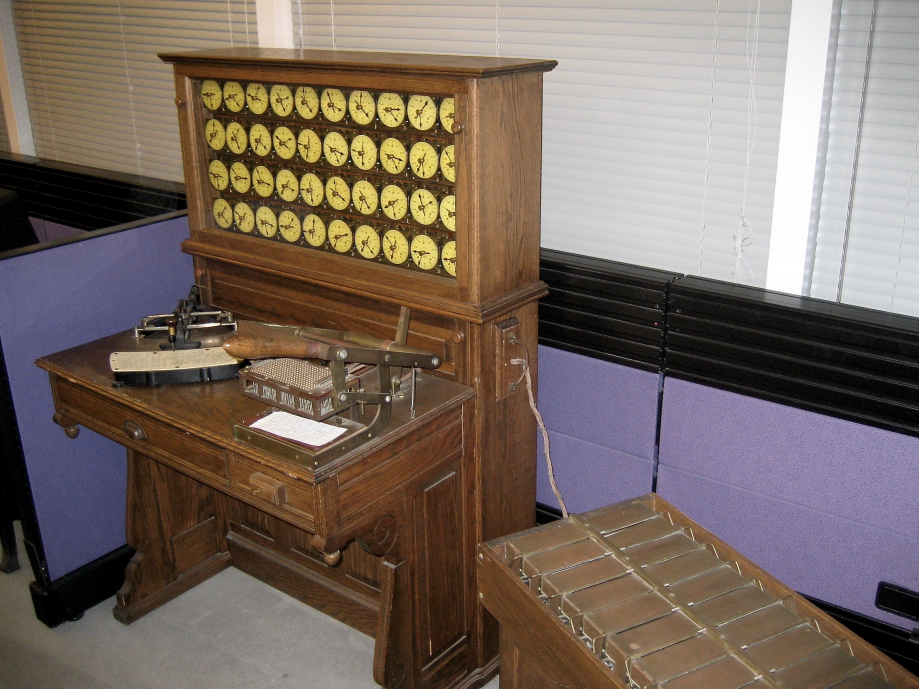
#> input picture python_tutorial_ch10/assets/ch10/web/hollerith_tabulating_machine.jpg, 2755 x 2066 px (shown at 1/3 size)
$ python generate_ch10_visuals.py
#> lines starting #> are read from the running program, lines starting #| are printed output that depends on the picture
from __future__ import annotations

from pathlib import Path
from PIL import Image, ImageDraw, ImageOps

ROOT = Path(__file__).resolve().parents[1]
ASSET_DIR = ROOT / "assets" / "ch10"
WEB_DIR = ASSET_DIR / "web"

W, H = 1800, 1120
BG = "#F7F8FB"
LINE = "#D8E0EC"
BLUE = "#2F6BFF"
GREEN = "#24A06B"
ORANGE = "#F28C28"
PURPLE = "#7A5AF8"
RED = "#E84C61"
CYAN = "#18A9B5"
YELLOW = "#E6A600"
INK = "#162033"

VISUALS = [
    "ch10_cover.png",
    "ch10_roadmap.png",
    "ch10_core_metaphor.png",
    "ch10_pitfall_map.png",
    "ch10_project_dashboard.png",
]


def canvas():
    im = Image.new("RGB", (W, H), BG)
    return im, ImageDraw.Draw(im)


def save(im: Image.Image, name: str):
    ASSET_DIR.mkdir(parents=True, exist_ok=True)
    im.save(ASSET_DIR / name, optimize=True, quality=95)


def photo_plate(output_name: str, image_name: str):
    im = Image.new("RGB", (1800, 1180), BG)
    d = ImageDraw.Draw(im)
    shadow(d, (110, 90, 1690, 1050), radius=34)
    rounded(d, (110, 90, 1690, 1050), fill="#FFFFFF", radius=34)
    frame = (160, 140, 1640, 930)
    d.rounded_rectangle(frame, radius=26, fill="#F2F4F8", outline=LINE, width=2)

    src = WEB_DIR / image_name
    if src.exists():
        raw = Image.open(src)
        raw = ImageOps.exif_transpose(raw).convert("RGB")
        resampling = getattr(Image, "Resampling", Image).LANCZOS
        shown = ImageOps.contain(raw, (frame[2] - frame[0] - 30, frame[3] - frame[1] - 30), method=resampling)
        x = frame[0] + (frame[2] - frame[0] - shown.width) // 2
        y = frame[1] + (frame[3] - frame[1] - shown.height) // 2
        im.paste(shown, (x, y))
    else:
        d.line((760, 470, 1040, 650), fill=RED, width=12)
        d.line((1040, 470, 760, 650), fill=RED, width=12)

    save(im, output_name)


def context_gallery(output_name: str, image_names: list[str]):
    im = Image.new("RGB", (1800, 1180), BG)
    d = ImageDraw.Draw(im)
    shadow(d, (90, 85, 1710, 1065), radius=38)
    rounded(d, (90, 85, 1710, 1065), fill="#FFFFFF", radius=38)

    cells = []
    for row, y in enumerate([150, 665]):
        for col, x in enumerate([145, 535, 925, 1315]):
            cells.append((x, y, x + 340, y + 340))
    d.line((315, 580, 1485, 580), fill="#A8B4C7", width=6)
    for x in [315, 705, 1095, 1485]:
        d.line((x, 490, x, 665), fill="#A8B4C7", width=6)

    resampling = getattr(Image, "Resampling", Image).LANCZOS
    for i, (cell, image_name) in enumerate(zip(cells, image_names), start=1):
        x1, y1, x2, y2 = cell
        d.rounded_rectangle(cell, radius=26, fill="#F2F4F8", outline=LINE, width=2)
        src = WEB_DIR / image_name
        if src.exists():
            raw = Image.open(src)
            raw = ImageOps.exif_transpose(raw).convert("RGB")
            shown = ImageOps.contain(raw, (x2 - x1 - 24, y2 - y1 - 24), method=resampling)
            px = x1 + (x2 - x1 - shown.width) // 2
            py = y1 + (y2 - y1 - shown.height) // 2
            im.paste(shown, (px, py))
        badge_color = COLORS[(i - 1) % len(COLORS)]
        d.ellipse((x1 + 20, y1 + 20, x1 + 78, y1 + 78), fill=badge_color)
        d.text((x1 + 39, y1 + 39), str(i), fill="#FFFFFF", anchor="mm")

    save(im, output_name)


def rounded(d: ImageDraw.ImageDraw, xy, fill="#FFFFFF", outline=LINE, radius=30, width=2):
    d.rounded_rectangle(xy, radius=radius, fill=fill, outline=outline, width=width)


def shadow(d: ImageDraw.ImageDraw, xy, radius=30):
    x1, y1, x2, y2 = xy
    d.rounded_rectangle((x1 + 10, y1 + 12, x2 + 10, y2 + 12), radius=radius, fill="#DCE2EC")


def arrow(d: ImageDraw.ImageDraw, start, end, color="#98A5B8", width=5):
    x1, y1 = start
    x2, y2 = end
    d.line((x1, y1, x2, y2), fill=color, width=width)
    sign = 1 if x2 >= x1 else -1
    d.polygon([(x2, y2), (x2 - sign * 22, y2 - 12), (x2 - sign * 22, y2 + 12)], fill=color)


def icon_terminal(d, x, y, color=GREEN):
    d.rounded_rectangle((x - 70, y - 48, x + 70, y + 48), radius=16, outline=color, width=8)
    d.line((x - 38, y - 13, x - 14, y, x - 38, y + 13), fill=color, width=7)
    d.line((x + 5, y + 20, x + 42, y + 20), fill=color, width=7)


def icon_file(d, x, y, color=BLUE):
    d.line((x - 48, y - 62, x + 18, y - 62, x + 55, y - 25, x + 55, y + 62, x - 48, y + 62, x - 48, y - 62), fill=color, width=7)
    d.line((x + 18, y - 62, x + 18, y - 25, x + 55, y - 25), fill=color, width=7)
    for yy in (y - 12, y + 16, y + 42):
        d.line((x - 25, yy, x + 32, yy), fill=color, width=5)


def icon_card(d, x, y, color=YELLOW):
    d.rounded_rectangle((x - 72, y - 50, x + 72, y + 50), radius=18, outline=color, width=8)
    for yy in (y - 20, y + 8, y + 34):
        d.line((x - 42, yy, x + 44, yy), fill=color, width=5)


def icon_chart(d, x, y, color=BLUE):
    for i, h in enumerate([48, 82, 62, 112]):
        x0 = x - 70 + i * 44
        d.rounded_rectangle((x0, y + 60 - h, x0 + 28, y + 60), radius=10, fill=color)
    d.line((x - 90, y + 62, x + 95, y + 62), fill="#64748B", width=5)


def icon_window(d, x, y, color=CYAN):
    d.rounded_rectangle((x - 82, y - 58, x + 82, y + 58), radius=16, outline=color, width=8)
    d.line((x - 82, y - 22, x + 82, y - 22), fill=color, width=8)
    d.ellipse((x - 60, y - 45, x - 45, y - 30), fill=color)
    d.ellipse((x - 35, y - 45, x - 20, y - 30), fill=color)


def icon_image(d, x, y, color=PURPLE):
    d.rounded_rectangle((x - 76, y - 56, x + 76, y + 56), radius=15, outline=color, width=8)
    d.ellipse((x - 45, y - 30, x - 18, y - 3), outline=color, width=6)
    d.line((x - 60, y + 35, x - 18, y - 8, x + 12, y + 22, x + 44, y - 18, x + 65, y + 35), fill=color, width=7)


def icon_package(d, x, y, color=PURPLE):
    d.polygon([(x, y - 66), (x + 62, y - 30), (x + 62, y + 42), (x, y + 78), (x - 62, y + 42), (x - 62, y - 30)], outline=color)
    d.line((x - 62, y - 30, x, y + 6, x + 62, y - 30), fill=color, width=7)
    d.line((x, y + 6, x, y + 78), fill=color, width=7)


def icon_warning(d, x, y, color=RED):
    d.polygon([(x, y - 68), (x + 70, y + 54), (x - 70, y + 54)], outline=color)
    d.line((x, y - 28, x, y + 18), fill=color, width=8)
    d.ellipse((x - 7, y + 30, x + 7, y + 44), fill=color)


def node(d, x, y, icon, color, r=98):
    d.ellipse((x - r, y - r, x + r, y + r), fill="#FFFFFF", outline=color, width=6)
    icon(d, x, y, color)


ICONS = [icon_window, icon_terminal, icon_file, icon_card, icon_chart, icon_image, icon_package, icon_warning]
COLORS = [BLUE, GREEN, ORANGE, PURPLE, CYAN, YELLOW, RED]


def visual(name: str, index: int):
    im, d = canvas()
    pattern = index % 6
    if pattern == 0:
        shadow(d, (150, 120, 1650, 980))
        rounded(d, (150, 120, 1650, 980))
        for x, icon, color in zip([360, 650, 940, 1230, 1520], ICONS, COLORS):
            node(d, x, 560, icon, color, 88)
        for x1, x2 in zip([448, 738, 1028, 1318], [562, 852, 1142, 1432]):
            arrow(d, (x1, 560), (x2, 560), width=4)
    elif pattern == 1:
        shadow(d, (210, 160, 1590, 930))
        rounded(d, (210, 160, 1590, 930))
        for i in range(5):
            x = 360 + i * 270
            y = 360 if i % 2 == 0 else 720
            node(d, x, y, ICONS[(index + i) % len(ICONS)], COLORS[i % len(COLORS)], 82)
            if i:
                arrow(d, (360 + (i - 1) * 270, 360 if (i - 1) % 2 == 0 else 720), (x, y), width=4)
    elif pattern == 2:
        for i, y in enumerate([250, 405, 560, 715, 870]):
            d.rounded_rectangle((330, y, 1470, y + 54), radius=27, fill="#E9EEF6")
            d.rounded_rectangle((330, y, 330 + 180 + i * 170, y + 54), radius=27, fill=COLORS[i % len(COLORS)])
            d.ellipse((240, y - 12, 320, y + 68), fill="#FFFFFF", outline=COLORS[i % len(COLORS)], width=6)
    elif pattern == 3:
        for i, (x, y) in enumerate([(370, 330), (900, 330), (1430, 330), (370, 760), (900, 760), (1430, 760)]):
            shadow(d, (x - 150, y - 100, x + 150, y + 100), radius=24)
            rounded(d, (x - 150, y - 100, x + 150, y + 100), radius=24)
            ICONS[(index + i) % len(ICONS)](d, x, y, COLORS[i % len(COLORS)])
    elif pattern == 4:
        center = (900, 560)
        node(d, center[0], center[1], ICONS[index % len(ICONS)], BLUE, 125)
        for i, (x, y) in enumerate([(300, 260), (1500, 260), (300, 860), (1500, 860), (900, 180), (900, 940)]):
            arrow(d, center, (x, y), width=4)
            node(d, x, y, ICONS[(index + i + 1) % len(ICONS)], COLORS[i % len(COLORS)], 78)
    else:
        shadow(d, (240, 150, 1560, 940))
        rounded(d, (240, 150, 1560, 940))
        rounded(d, (320, 240, 680, 840), fill="#F1F5F9")
        rounded(d, (740, 240, 1480, 840), fill="#111827", outline="#111827")
        for i, color in enumerate(COLORS[:5]):
            d.rounded_rectangle((800, 330 + i * 82, 1390, 355 + i * 82), radius=13, fill=color)
        for i in range(6):
            d.rounded_rectangle((380, 310 + i * 72, 610, 332 + i * 72), radius=11, fill="#CBD5E1")
    save(im, name)


def main():
    for i, name in enumerate(VISUALS):
        visual(name, i)
#> this loop made 5 passes
#> pass 1, in save, `im.save(ASSET_DIR / name, optimize=True, quality=95)`:
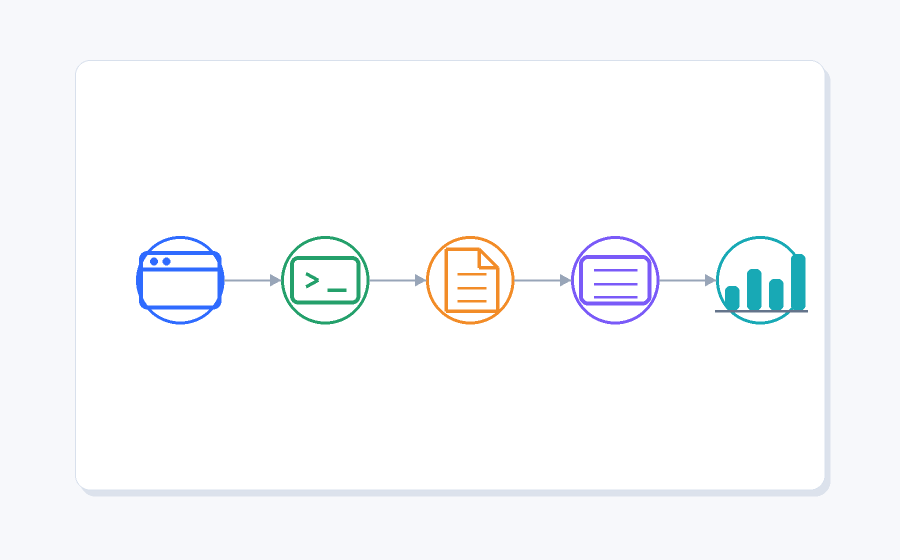
#> saved as ch10_cover.png: PIL image 1800x1120 RGB (shown at 1/2 size); mean R, G, B 248, 249.4, 251.4
    photo_plate("ch10_hollerith_tabulator_story.png", "hollerith_tabulating_machine.jpg")
#> in photo_plate, raw is the input picture: PIL image 2755x2066 RGB; mean R, G, B 120.9, 106.3, 97.4
#> in photo_plate, `shown = ImageOps.contain(raw, (frame[2] - frame[0] - 30, frame[3] - fr..`:
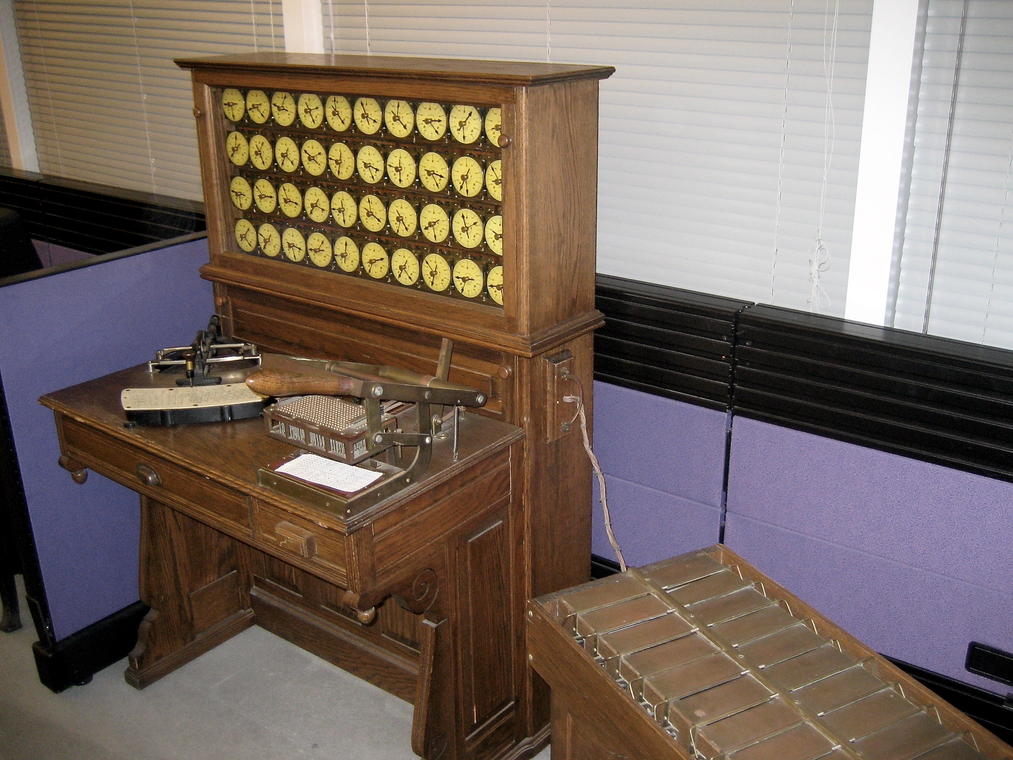
#> shown: PIL image 1013x760 RGB; mean R, G, B 120.9, 106.3, 97.4
#> in photo_plate, `im.paste(shown, (x, y))`:
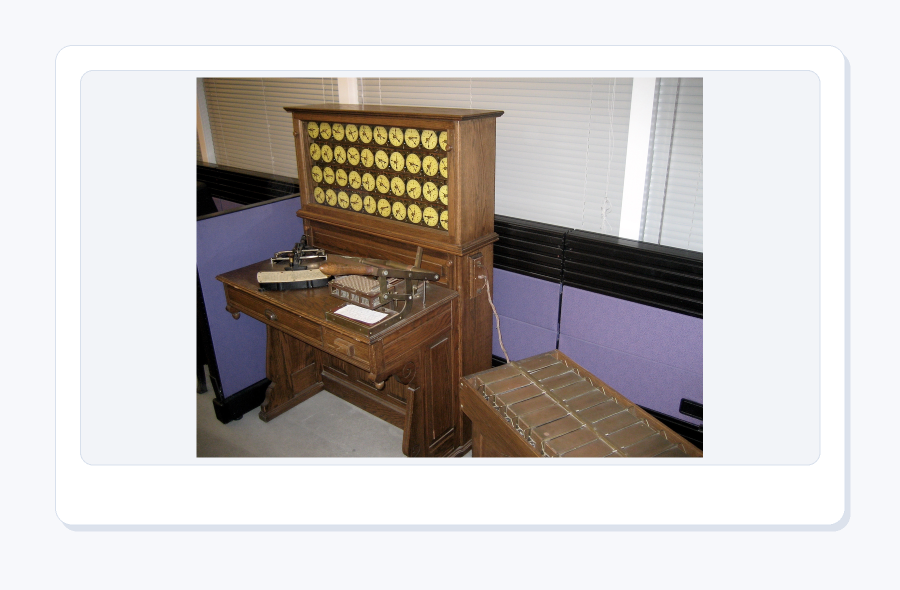
#> im: PIL image 1800x1180 RGB (shown at 1/2 size); mean R, G, B 201, 196.5, 195.1
    photo_plate("ch10_typewriter_office_story.png", "secretary_typewriter_1912.jpg")
#> in save (call 7), `im.save(ASSET_DIR / name, optimize=True, quality=95)`:
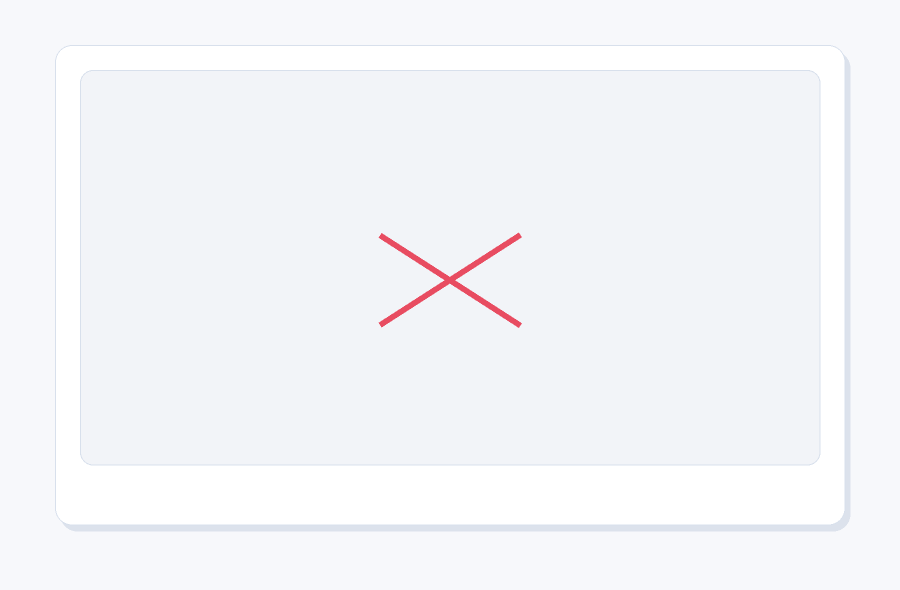
#> saved as ch10_typewriter_office_story.png: PIL image 1800x1180 RGB (shown at 1/2 size); mean R, G, B 244.9, 245.8, 249.1
    photo_plate("ch10_margaret_hamilton_quality_story.png", "margaret_hamilton_apollo_code.jpg")
    photo_plate("ch10_bletchley_teamwork_story.png", "bletchley_park_mansion.jpg")
    photo_plate("ch10_xerox_alto_office_story.png", "xerox_alto_computer.jpg")
    photo_plate("ch10_visicalc_spreadsheet_story.png", "visicalc_screenshot.png")
    photo_plate("ch10_ebbinghaus_memory_story.png", "ebbinghaus_forgetting_curve.jpg")
    context_gallery(
        "ch10_office_history_gallery.png",
        [
            "hollerith_tabulating_machine.jpg",
            "secretary_typewriter_1912.jpg",
            "margaret_hamilton_apollo_code.jpg",
            "bletchley_park_mansion.jpg",
            "xerox_alto_computer.jpg",
            "visicalc_screenshot.png",
            "ebbinghaus_forgetting_curve.jpg",
        ],
    )
#> in context_gallery, `shown = ImageOps.contain(raw, (x2 - x1 - 24, y2 - y1 - 24), method=res..`:
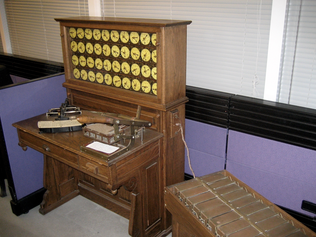
#> shown: PIL image 316x237 RGB; mean R, G, B 120.9, 106.3, 97.4
#> in context_gallery, `im.paste(shown, (px, py))`:
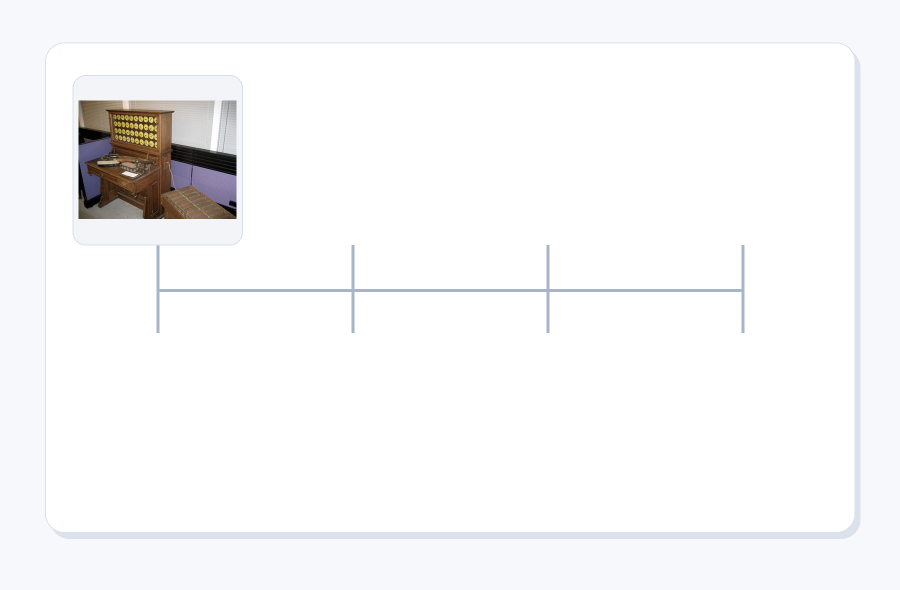
#> im: PIL image 1800x1180 RGB (shown at 1/2 size); mean R, G, B 247, 246.9, 247.7
#> in save (call 13), `im.save(ASSET_DIR / name, optimize=True, quality=95)`:
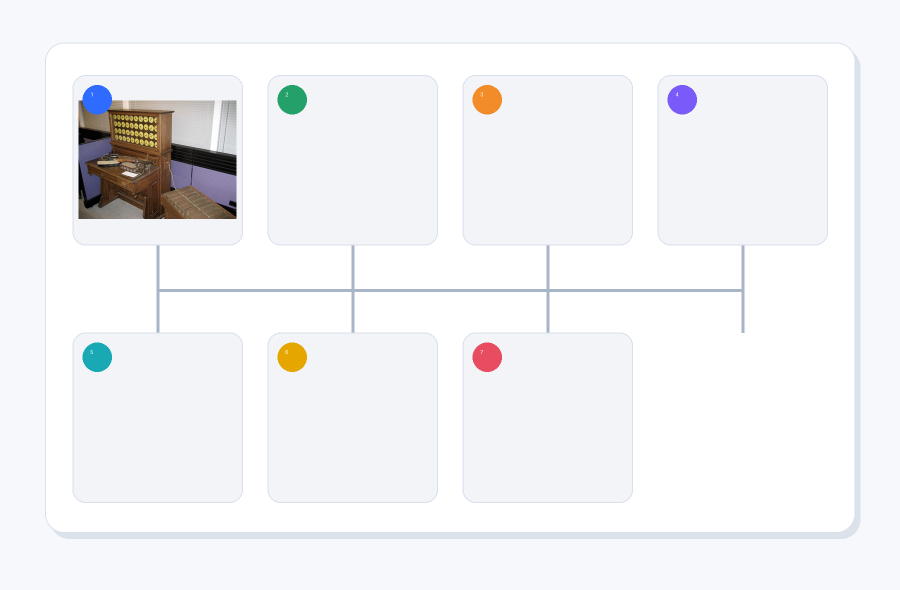
#> saved as ch10_office_history_gallery.png: PIL image 1800x1180 RGB (shown at 1/2 size); mean R, G, B 241.6, 242.2, 244.4
    photo_plate("ch10_pycharm_interpreter_real.png", "pycharm_python_interpreter_widget_dark.png")
    photo_plate("ch10_powershell_office_run.png", "powershell_ch10_office_run.png")
    photo_plate("ch10_generated_report_preview.png", "final_report_preview.png")
    photo_plate("ch10_excel_workbook_preview.png", "excel_workbook_preview.png")
    photo_plate("ch10_delivery_index_preview.png", "delivery_index_preview.png")
    photo_plate("ch10_delivery_receipt_preview.png", "delivery_receipt_preview.png")
    photo_plate("ch10_delivery_package_manifest.png", "delivery_package_manifest.png")
    photo_plate("ch10_course_portfolio_preview.png", "course_portfolio_preview.png")
    photo_plate("ch10_final_showcase_board.png", "final_showcase_board.png")
    photo_plate("ch10_final_runtime_evidence.png", "final_runtime_evidence.png")
    photo_plate("ch10_capstone_handoff_dossier.png", "capstone_handoff_dossier.png")
    print(f"Generated {len(VISUALS) + 19} visuals for {ASSET_DIR.name}.")


if __name__ == "__main__":
    main()
